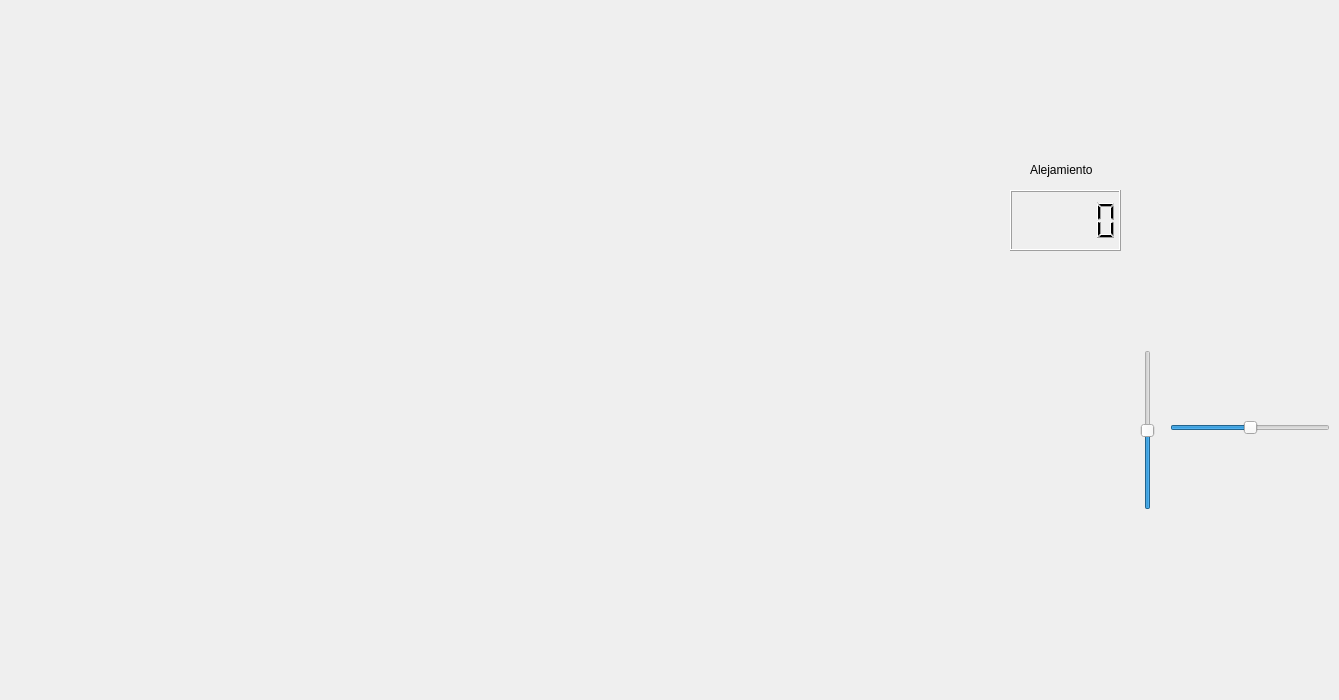
     <widget class="QWidget" name="tab_2">
      <property name="cursor">
       <cursorShape>CrossCursor</cursorShape>
      </property>
      <attribute name="title">
       <string>Tab 2</string>
      </attribute>
      <widget class="QLabel" name="label_8">
       <property name="geometry">
        <rect>
         <x>330</x>
         <y>120</y>
         <width>37</width>
         <height>12</height>
        </rect>
       </property>
       <property name="text">
        <string/>
       </property>
      </widget>
      <widget class="QLabel" name="mapa">
       <property name="geometry">
        <rect>
         <x>0</x>
         <y>0</y>
         <width>1001</width>
         <height>691</height>
        </rect>
       </property>
       <property name="text">
        <string/>
       </property>
       <property name="pixmap">
        <pixmap resource="GUIPractica.qrc">:/imagenes/ParkinEtsit.png</pixmap>
       </property>
       <property name="scaledContents">
        <bool>true</bool>
       </property>
      </widget>
      <widget class="QLabel" name="robot">
       <property name="geometry">
        <rect>
         <x>440</x>
         <y>360</y>
         <width>41</width>
         <height>41</height>
        </rect>
       </property>
       <property name="text">
        <string/>
       </property>
       <property name="pixmap">
        <pixmap resource="GUIPractica.qrc">:/imagenes/Robot.png</pixmap>
       </property>
       <property name="scaledContents">
        <bool>true</bool>
       </property>
      </widget>
      <widget class="QLCDNumber" name="distancia">
       <property name="geometry">
        <rect>
         <x>1010</x>
         <y>190</y>
         <width>111</width>
         <height>61</height>
        </rect>
       </property>
       <property name="font">
        <font>
         <family>Tw Cen MT Condensed</family>
         <pointsize>16</pointsize>
         <bold>true</bold>
         <underline>false</underline>
        </font>
       </property>
      </widget>
      <widget class="QLabel" name="label_9">
       <property name="geometry">
        <rect>
         <x>1030</x>
         <y>160</y>
         <width>101</width>
         <height>20</height>
        </rect>
       </property>
       <property name="text">
        <string>Alejamiento </string>
       </property>
      </widget>
      <widget class="QSlider" name="verticalSlider">
       <property name="geometry">
        <rect>
         <x>1140</x>
         <y>350</y>
         <width>16</width>
         <height>160</height>
        </rect>
       </property>
       <property name="minimum">
        <number>-100</number>
       </property>
       <property name="maximum">
        <number>100</number>
       </property>
       <property name="value">
        <number>0</number>
       </property>
       <property name="orientation">
        <enum>Qt::Vertical</enum>
       </property>
      </widget>
      <widget class="QSlider" name="horizontalSlider">
       <property name="geometry">
        <rect>
         <x>1170</x>
         <y>420</y>
         <width>160</width>
         <height>16</height>
        </rect>
       </property>
       <property name="minimum">
        <number>-100</number>
       </property>
       <property name="maximum">
        <number>100</number>
       </property>
       <property name="value">
        <number>0</number>
       </property>
       <property name="orientation">
        <enum>Qt::Horizontal</enum>
       </property>
      </widget>
     </widget>
